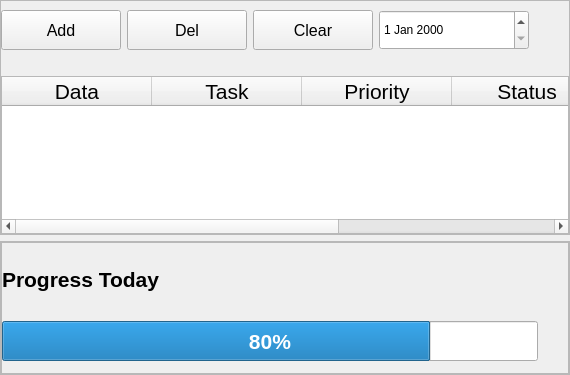
            <widget class="QWidget" name="pageHome">
             <property name="maximumSize">
              <size>
               <width>16777215</width>
               <height>16777215</height>
              </size>
             </property>
             <layout class="QVBoxLayout" name="verticalLayout_4" stretch="7,4">
              <property name="leftMargin">
               <number>0</number>
              </property>
              <property name="topMargin">
               <number>0</number>
              </property>
              <property name="rightMargin">
               <number>0</number>
              </property>
              <property name="bottomMargin">
               <number>0</number>
              </property>
              <item>
               <widget class="QFrame" name="frame_3">
                <property name="frameShape">
                 <enum>QFrame::StyledPanel</enum>
                </property>
                <property name="frameShadow">
                 <enum>QFrame::Raised</enum>
                </property>
                <layout class="QVBoxLayout" name="verticalLayout_5" stretch="2,8">
                 <property name="leftMargin">
                  <number>0</number>
                 </property>
                 <property name="rightMargin">
                  <number>0</number>
                 </property>
                 <property name="bottomMargin">
                  <number>0</number>
                 </property>
                 <item>
                  <layout class="QHBoxLayout" name="horizontalLayout_3">
                   <property name="bottomMargin">
                    <number>20</number>
                   </property>
                   <item>
                    <widget class="QPushButton" name="pushButtonAddRow">
                     <property name="sizePolicy">
                      <sizepolicy hsizetype="Minimum" vsizetype="Minimum">
                       <horstretch>0</horstretch>
                       <verstretch>0</verstretch>
                      </sizepolicy>
                     </property>
                     <property name="minimumSize">
                      <size>
                       <width>120</width>
                       <height>40</height>
                      </size>
                     </property>
                     <property name="font">
                      <font>
                       <pointsize>12</pointsize>
                      </font>
                     </property>
                     <property name="text">
                      <string>Add</string>
                     </property>
                    </widget>
                   </item>
                   <item>
                    <widget class="QPushButton" name="pushButtonDelRow">
                     <property name="sizePolicy">
                      <sizepolicy hsizetype="Minimum" vsizetype="Minimum">
                       <horstretch>0</horstretch>
                       <verstretch>0</verstretch>
                      </sizepolicy>
                     </property>
                     <property name="minimumSize">
                      <size>
                       <width>120</width>
                       <height>40</height>
                      </size>
                     </property>
                     <property name="font">
                      <font>
                       <pointsize>12</pointsize>
                      </font>
                     </property>
                     <property name="text">
                      <string>Del</string>
                     </property>
                    </widget>
                   </item>
                   <item>
                    <widget class="QPushButton" name="pushButtonClear">
                     <property name="sizePolicy">
                      <sizepolicy hsizetype="Minimum" vsizetype="Minimum">
                       <horstretch>0</horstretch>
                       <verstretch>0</verstretch>
                      </sizepolicy>
                     </property>
                     <property name="minimumSize">
                      <size>
                       <width>120</width>
                       <height>40</height>
                      </size>
                     </property>
                     <property name="font">
                      <font>
                       <pointsize>12</pointsize>
                      </font>
                     </property>
                     <property name="text">
                      <string>Clear</string>
                     </property>
                    </widget>
                   </item>
                   <item>
                    <widget class="QDateEdit" name="dateEditTable">
                     <property name="minimumSize">
                      <size>
                       <width>150</width>
                       <height>40</height>
                      </size>
                     </property>
                     <property name="maximumSize">
                      <size>
                       <width>16777215</width>
                       <height>40</height>
                      </size>
                     </property>
                    </widget>
                   </item>
                   <item>
                    <spacer name="horizontalSpacer_2">
                     <property name="orientation">
                      <enum>Qt::Horizontal</enum>
                     </property>
                     <property name="sizeHint" stdset="0">
                      <size>
                       <width>40</width>
                       <height>20</height>
                      </size>
                     </property>
                    </spacer>
                   </item>
                  </layout>
                 </item>
                 <item>
                  <widget class="QTableWidget" name="tableWidget">
                   <property name="sizePolicy">
                    <sizepolicy hsizetype="Expanding" vsizetype="Preferred">
                     <horstretch>0</horstretch>
                     <verstretch>99</verstretch>
                    </sizepolicy>
                   </property>
                   <property name="font">
                    <font>
                     <pointsize>16</pointsize>
                    </font>
                   </property>
                   <attribute name="horizontalHeaderCascadingSectionResizes">
                    <bool>true</bool>
                   </attribute>
                   <attribute name="horizontalHeaderDefaultSectionSize">
                    <number>150</number>
                   </attribute>
                   <attribute name="horizontalHeaderShowSortIndicator" stdset="0">
                    <bool>true</bool>
                   </attribute>
                   <attribute name="horizontalHeaderStretchLastSection">
                    <bool>false</bool>
                   </attribute>
                   <attribute name="verticalHeaderStretchLastSection">
                    <bool>false</bool>
                   </attribute>
                   <column>
                    <property name="text">
                     <string>Data</string>
                    </property>
                   </column>
                   <column>
                    <property name="text">
                     <string>Task</string>
                    </property>
                   </column>
                   <column>
                    <property name="text">
                     <string>Priority</string>
                    </property>
                   </column>
                   <column>
                    <property name="text">
                     <string>Status</string>
                    </property>
                   </column>
                   <column>
                    <property name="text">
                     <string>Goals</string>
                    </property>
                   </column>
                  </widget>
                 </item>
                </layout>
               </widget>
              </item>
              <item>
               <widget class="QFrame" name="frame_4">
                <property name="frameShape">
                 <enum>QFrame::StyledPanel</enum>
                </property>
                <property name="frameShadow">
                 <enum>QFrame::Raised</enum>
                </property>
                <layout class="QHBoxLayout" name="horizontalLayout_4" stretch="0">
                 <property name="leftMargin">
                  <number>0</number>
                 </property>
                 <property name="topMargin">
                  <number>0</number>
                 </property>
                 <property name="rightMargin">
                  <number>0</number>
                 </property>
                 <property name="bottomMargin">
                  <number>0</number>
                 </property>
                 <item>
                  <widget class="QFrame" name="frame_5">
                   <property name="frameShape">
                    <enum>QFrame::StyledPanel</enum>
                   </property>
                   <property name="frameShadow">
                    <enum>QFrame::Raised</enum>
                   </property>
                   <layout class="QVBoxLayout" name="verticalLayout_11">
                    <property name="leftMargin">
                     <number>0</number>
                    </property>
                    <property name="topMargin">
                     <number>0</number>
                    </property>
                    <property name="rightMargin">
                     <number>30</number>
                    </property>
                    <property name="bottomMargin">
                     <number>0</number>
                    </property>
                    <item>
                     <widget class="QLabel" name="label_2">
                      <property name="minimumSize">
                       <size>
                        <width>0</width>
                        <height>50</height>
                       </size>
                      </property>
                      <property name="maximumSize">
                       <size>
                        <width>16777215</width>
                        <height>50</height>
                       </size>
                      </property>
                      <property name="font">
                       <font>
                        <pointsize>16</pointsize>
                        <weight>75</weight>
                        <bold>true</bold>
                       </font>
                      </property>
                      <property name="text">
                       <string>Progress Today</string>
                      </property>
                     </widget>
                    </item>
                    <item>
                     <widget class="QProgressBar" name="progressBar">
                      <property name="minimumSize">
                       <size>
                        <width>100</width>
                        <height>40</height>
                       </size>
                      </property>
                      <property name="font">
                       <font>
                        <pointsize>16</pointsize>
                        <weight>75</weight>
                        <bold>true</bold>
                       </font>
                      </property>
                      <property name="value">
                       <number>80</number>
                      </property>
                      <property name="alignment">
                       <set>Qt::AlignRight|Qt::AlignTop|Qt::AlignTrailing</set>
                      </property>
                      <property name="textVisible">
                       <bool>true</bool>
                      </property>
                      <property name="orientation">
                       <enum>Qt::Horizontal</enum>
                      </property>
                     </widget>
                    </item>
                   </layout>
                  </widget>
                 </item>
                </layout>
               </widget>
              </item>
             </layout>
            </widget>
